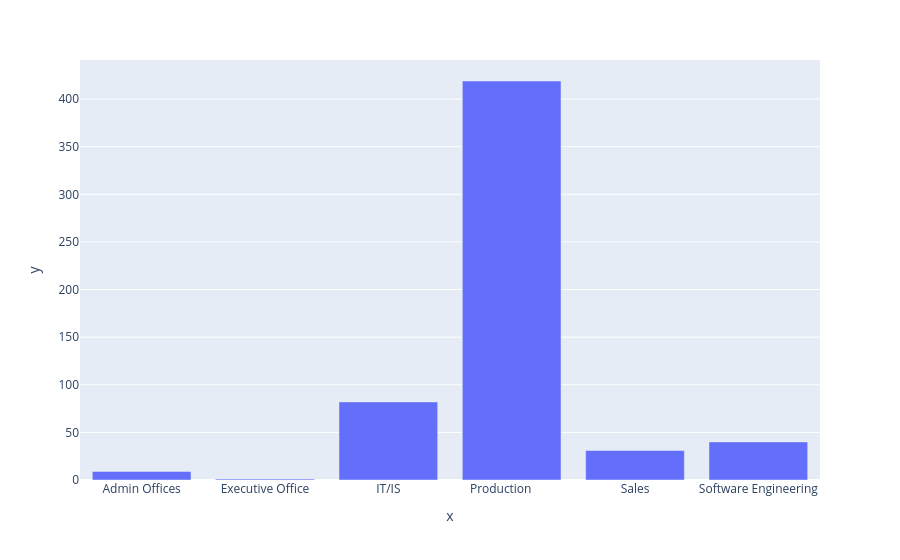

Notebook cell for this chart:
### Code cell
fig = px.bar(x=dep_details['Department'], y=dep_details['total_employees'])
fig.show()

### Figure 1 — Plotly figure (JSON) as saved in the notebook; plotly's stock layout.template omitted (floating-point values rounded to 4 significant figures)
{"data": [{"hovertemplate": "x=%{x}<br>y=%{y}<extra></extra>", "legendgroup": "", "marker": {"color": "#636efa", "pattern": {"shape": ""}}, "name": "", "orientation": "v", "showlegend": false, "textposition": "auto", "type": "bar", "x": ["Admin Offices", "Executive Office", "IT/IS", "Production       ", "Sales", "Software Engineering"], "xaxis": "x", "y": [9, 1, 82, 419, 31, 40], "yaxis": "y"}], "layout": {"barmode": "relative", "legend": {"tracegroupgap": 0}, "margin": {"t": 60}, "xaxis": {"anchor": "y", "domain": [0, 1], "title": {"text": "x"}}, "yaxis": {"anchor": "x", "domain": [0, 1], "title": {"text": "y"}}}}
